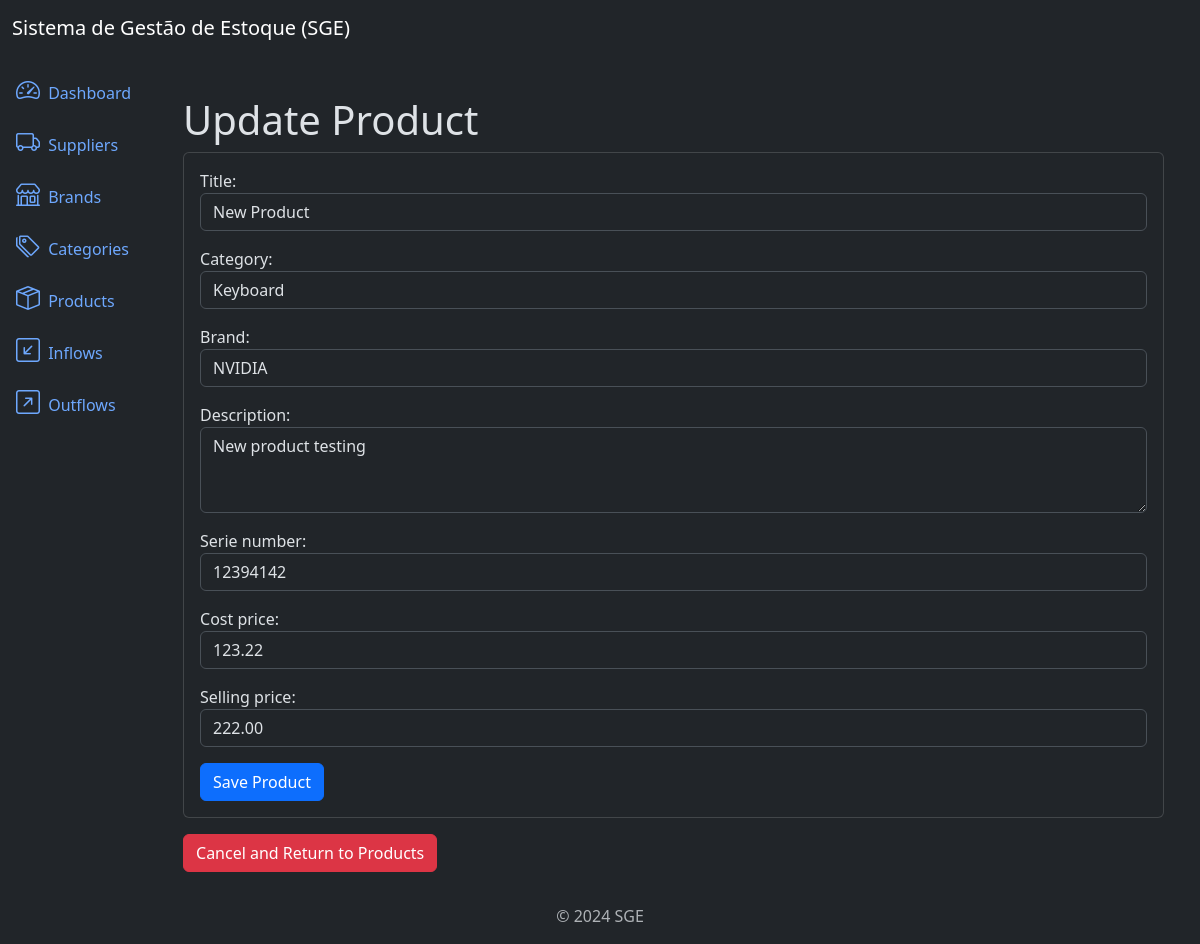
Page /products/2/update/ on the earlier database version.
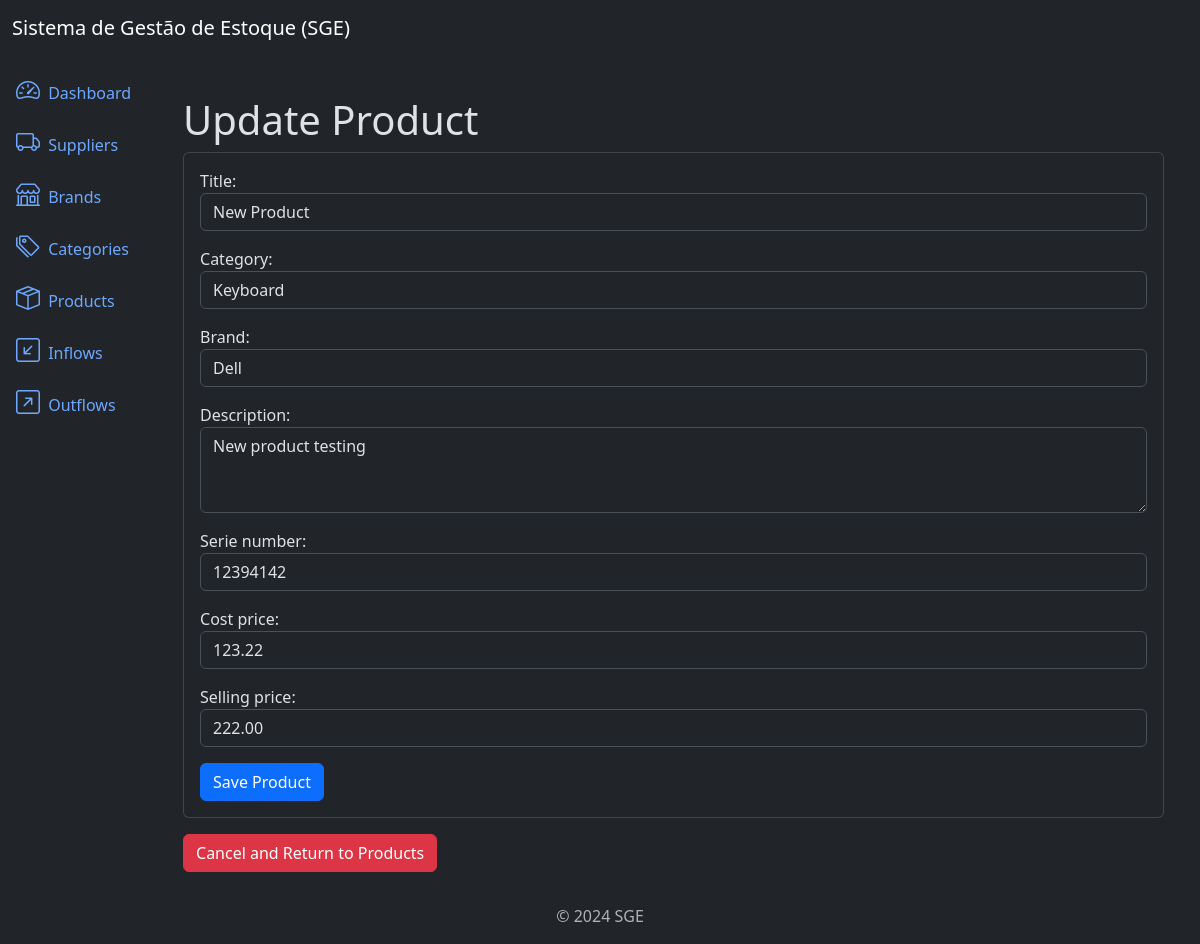
Same page on the later database version.
### products/models.py (models this page shows, shortened)
class Product(models.Model):
    title = models.CharField(max_length=500)
    category = models.ForeignKey(Category, on_delete=models.PROTECT, related_name='products')  # Protect block to delete a category that has 1 prod
    brand = models.ForeignKey(Brand, on_delete=models.PROTECT, related_name="products")
    description = models.TextField(null=True, blank=True)
    serie_number = models.CharField(max_length=200, null=True, blank=True)
    cost_price = models.DecimalField(max_digits=20, decimal_places=2)
    selling_price = models.DecimalField(max_digits=20, decimal_places=2)
    quantity = models.IntegerField(default=0)
    created_at = models.DateTimeField(auto_now_add=True)
    updated_at = models.DateTimeField(auto_now=True)
    class Meta:
        ordering = ['title']

### products/views.py (the view)
# urls.py: path('products/<int:pk>/update/', views.ProductUpdateView.as_view(), name='product_update'),
class ProductUpdateView(UpdateView):
    model = models.Product
    template_name = 'product_update.html'
    form_class = forms.ProductForm
    success_url = reverse_lazy('product_list')

### products/forms.py
class ProductForm(forms.ModelForm):
    class Meta:
        model = models.Product
        fields = ['title', 'category', 'brand', 'description', 'serie_number', 'cost_price', 'selling_price',]
        widgets = {
            'title': forms.TextInput(attrs={'class': 'form-control'}),
            'category': forms.Select(attrs={'class': 'form-control'}),
            'brand': forms.Select(attrs={'class': 'form-control'}),
            'description': forms.Textarea(attrs={'class': 'form-control', 'rows': 3}),
            'serie_number': forms.TextInput(attrs={'class': 'form-control'}),
            'cost_price': forms.NumberInput(attrs={'class': 'form-control'}),
            'selling_price': forms.NumberInput(attrs={'class': 'form-control', 'rows': 3})
        }

### brands/models.py (called while the page is built)
    def __str__(self):
        return self.name

### categories/models.py (called while the page is built)
    def __str__(self):
        return self.name

### products/templates/product_update.html (shortened to what this page needs)
{% extends 'base.html' %}
{% block content %}
    <div class="container mt-4">
        <h3 class="display-6">Update Product</h3>
        <div class="card">
            <div class="card-body">
                <form method="post" class="form">
                    {{ form.as_p }}
                    <button type="submit" class="btn btn-primary">Save Product</button>
                </form>
            </div>
        </div>
        <a href="{% url 'product_list' %}" class="btn btn-danger mt-3">Cancel and Return to Products</a>
    </div>
{% endblock %}

Differences in the rows shown:
changed Product "New Product": brand "NVIDIA" → "Dell"
